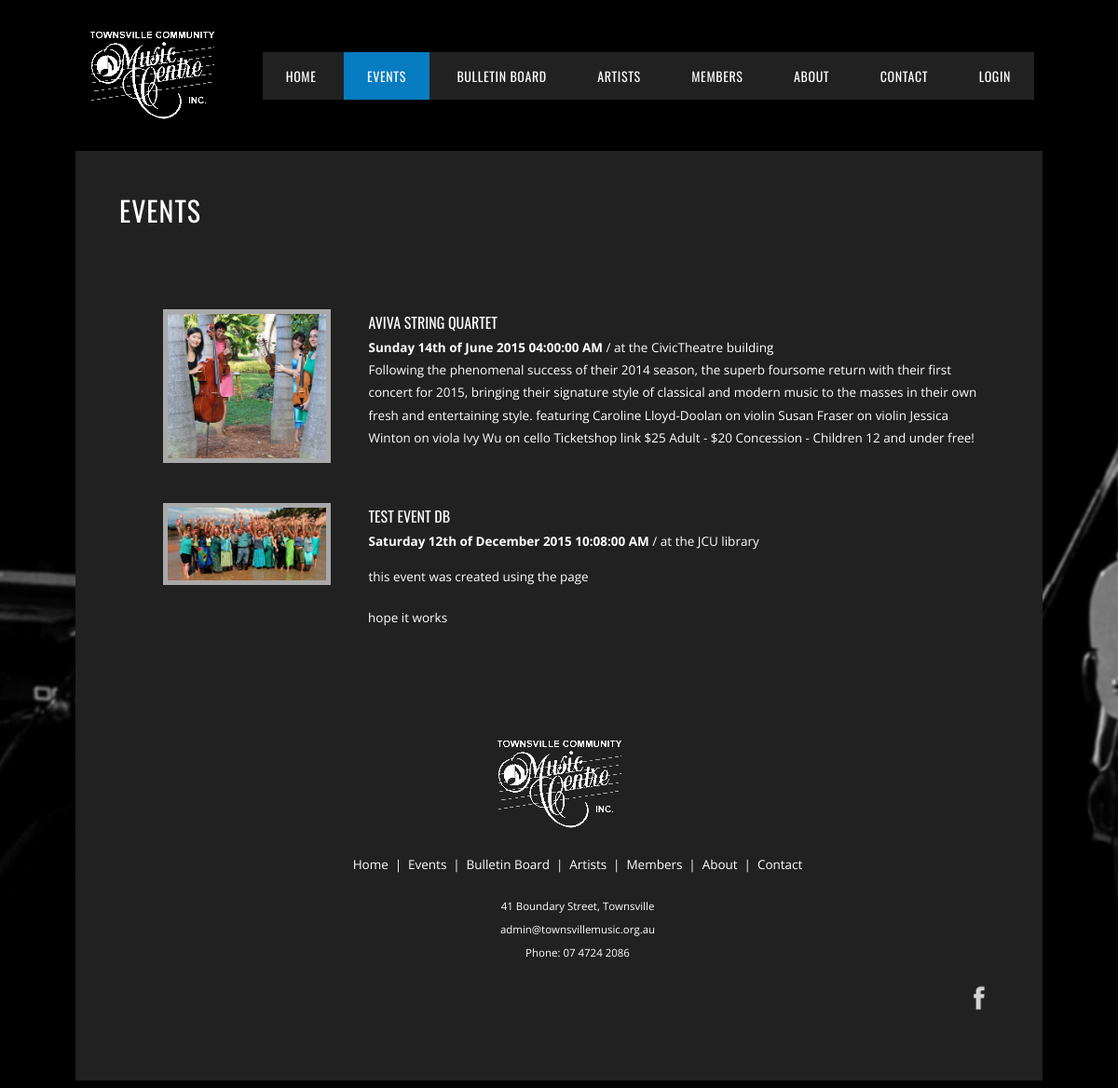
Screenshot of /events.php with the database file from the repository.
### tables this page shows
CREATE TABLE "events" (
  "details" text NULL,
  "id" integer NOT NULL PRIMARY KEY AUTOINCREMENT,
  "name" text NOT NULL,
  "artistId" integer NOT NULL,
  "time" integer NOT NULL,
  "location" text NOT NULL,
  FOREIGN KEY ("id") REFERENCES "artists" ("id") ON DELETE NO ACTION ON UPDATE NO ACTION
);

CREATE TABLE "artists" (
  "thumb" text NULL,
  "user" text NOT NULL DEFAULT 'Administrator',
  "hits" integer NOT NULL DEFAULT '0',
  "mobile" text NULL,
  "fax" text NULL,
  "phone" text NULL,
  "email" text NULL,
  "webpage" text NULL,
  "imageUrl" text NOT NULL,
  "details" text NOT NULL,
  "summary" text NOT NULL,
  "name" text NOT NULL,
  "id" integer NOT NULL PRIMARY KEY AUTOINCREMENT
);

### events.php (the view, shortened to what this page needs)
<?php
include("php/dbconnect.php")
?>
<!doctype html>
<html lang="en">
<head>
<link rel="stylesheet" href="css/style.css">
</head>
<body>
<?php
    require("php/header.php");
?>
<div id="boxed_content" class="boxed_content">
    <div class="inner">
<div class="content">
    <div class="page-innter">
    <div class="">
        <header class="page-header">
            <h1 class="page-title">Events</h1>
        </header>
        <div class="content">
<section class="events">
    <ul class="events-list">
<?php
$sql = "SELECT * FROM events";
foreach ($dbh->query($sql) as $row) {
    $sql2 = "SELECT * FROM artists WHERE id='$row[artistId]'";
    foreach ($dbh->query($sql2) as $art) {
        $artist = $art;
    }
    if (time() < $row['time']) {
       $date = date('l jS \of F Y h:i:s A', $row['time']);
?>
        <li>
            <div class="event-container">
                <div class="artist-image"><img <?php echo "src='$artist[thumb]' alt='$artist[name]'";?>></img></div>
                <div class="event-info">
                    <h3 class="event-info-name"><?php echo "$row[name]"; ?></h3>
                    <div class="event-info-details">
                        <span class="event-time"><strong><?php echo "$date"; ?></strong></span>
                        <span class="event-location"> at the <?php echo "$row[location]"; ?></span>                         </div>
                    <div class="artist-info-bio"><?php echo "$row[details]"; ?></div>
                    <br>
                </div>
            </div>
        </li>
<?php
    }
}
?>
</ul>
</section>
        </div>
<?php
require("php/footer.php");
?>
</body>
</html>

### css/style.css (style rules this page uses)
body { line-height: 1; }
*, *:before, *:after { -webkit-box-sizing: border-box; -moz-box-sizing: border-box; box-sizing: border-box; }
html, body { font-size: 13.5px; }
body, button, select { font-family: "Open Sans", Helvetica, Arial, sans-serif; line-height: 1.8; color: #AAA; }
body { background: url("../images/bg.jpg") no-repeat top center fixed black; }
.events-list li { list-style: none; }
.event-info-name { margin-bottom: 0; }
.event-container { min-height: 180px; min-width: 600px; margin-bottom: 2em; margin-top: 2em; }
.event-info-details span:after { content: " / "; }
.event-info-details span:last-child:after { content: " "; }
h1, h2, h3, h4, h5, h6 { font-family: "Oswald", Helvetica, Arial, sans-serif; font-weight: normal; position: relative; z-index: 0; margin: 0 0 10px; text-transform: uppercase; }
h1 { font-size: 25px; line-height: 1.15; padding-top: 70px; }
@media screen and (min-width: 790px) { h1 { font-size: 30px; } }
h3 { font-size: 16px; }
ul, ol, dl, p, details, address, .vcard, figure, pre, fieldset, table, dt, dd, hr { margin-bottom: 20px; }
img { max-width: 100%; height: auto; vertical-align: middle; z-index: 1; }
b, strong { font-weight: bold; }
.content { padding: 2em 2em 0; padding-bottom: 2em; color: #FFF; background: #212121; }
header { text-align: justify; letter-spacing: 1px; height: auto; padding: 2em 0 0; color: #fff; max-width: 1080px !important; }
header::after { content: ''; display: inline-block; width: 100%; }
.page-header { padding: 20px 20px 0; background: none repeat scroll 0% 0% #212121; }
.page-header .page-title { padding-top: 0px; }
.boxed_content { position: relative; max-width: 1098px; margin: 0 auto; padding: 0 30px; }
@media screen and (min-width: 500px) { .artist-image { width: 180px; float: left; border: solid 5px darkgray; margin-right: 3em; } }
@media screen and (min-width: 500px) { .artist-info-bio { margin-bottom: 0.5em; margin-left: 16.3em; } }

### rows the page displays
events: artistId.thumb (picture), name "AVIVA STRING QUARTET", time "Sunday 14th of June 2015 04:00:00 AM", location "CivicTheatre building", details "Following the phenomenal success of their 2014 season, the superb foursome return with their first concert for 2015, bringing their signature style of classical and modern music to the masses in their own fresh and entertaining style. featuring Caroline Lloyd-Doolan on violin Susan Fraser on violin Jessica Winton on viola Ivy Wu on cello Ticketshop link $25 Adult - $20 Concession - Children 12 and under free!"
events: artistId.name (picture), name "TEST EVENT DB", time "Saturday 12th of December 2015 10:08:00 AM", location "JCU library", details "this event was created using the page hope it works"
